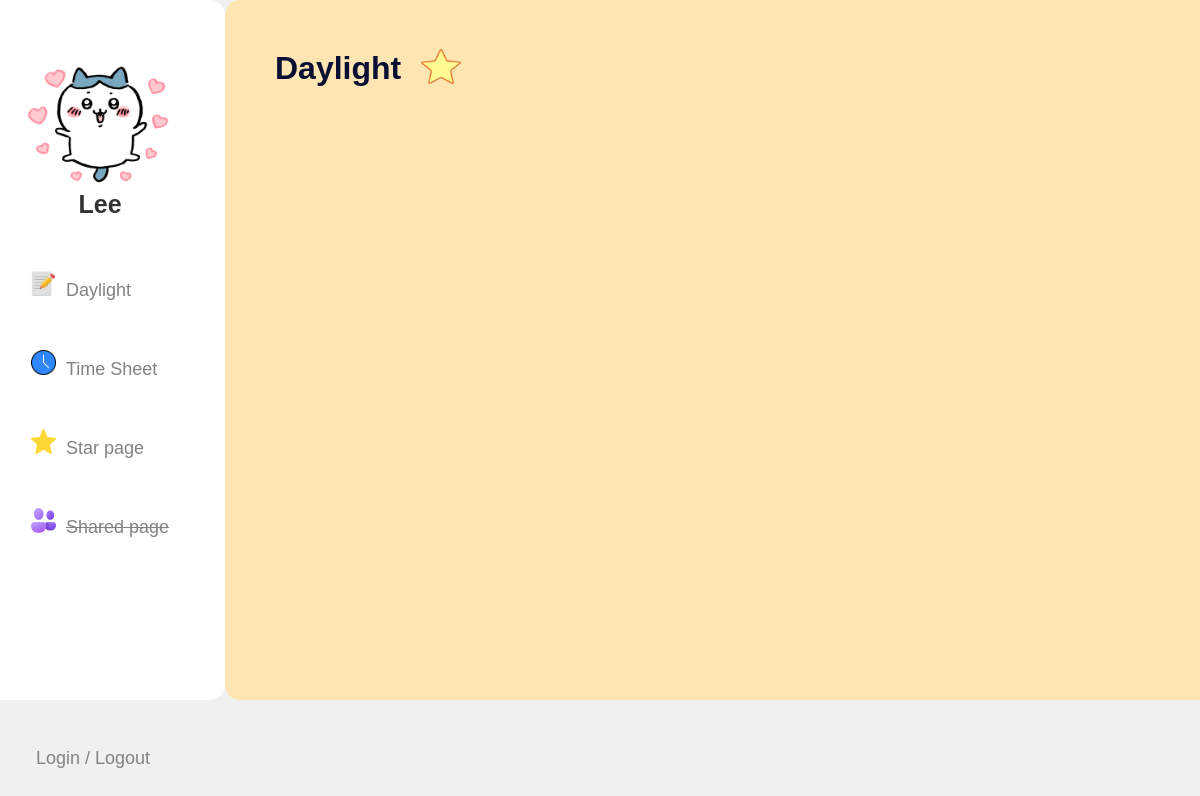
Page /starpage/ on the earlier database version.
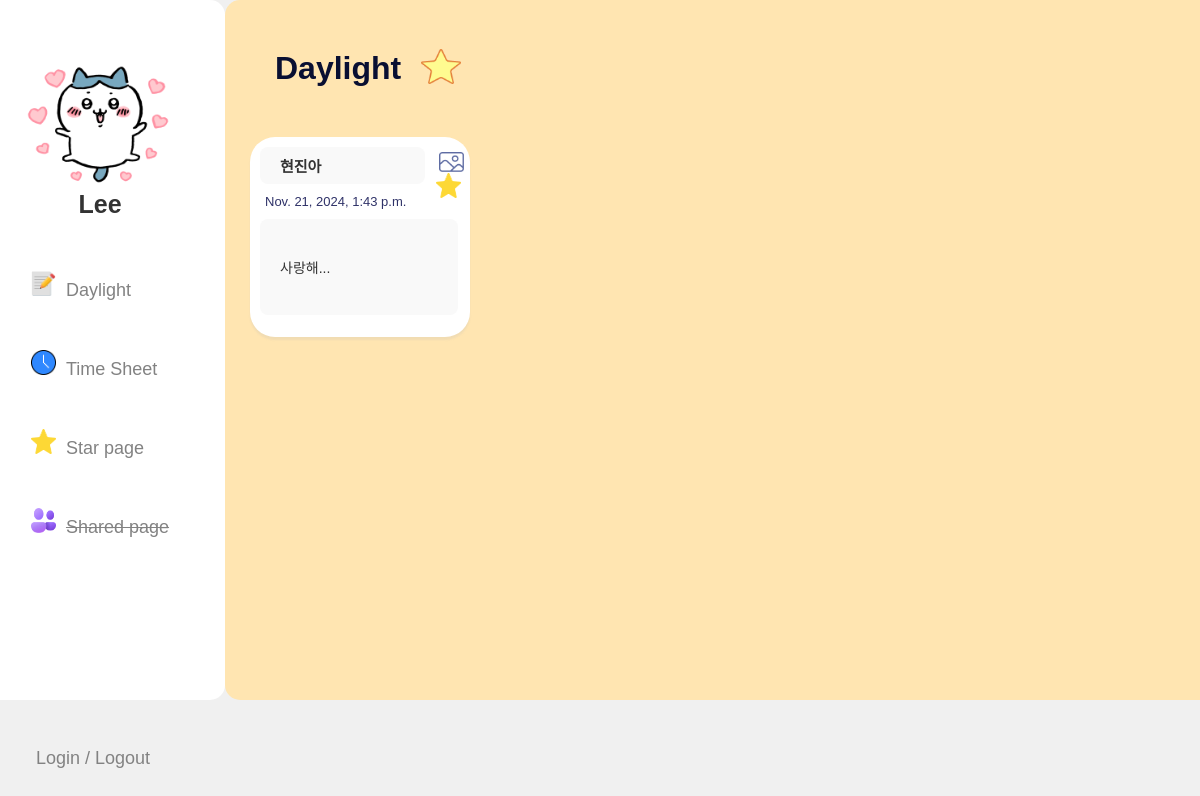
Same page on the later database version.
### dl/models.py (models this page shows)
class Todo(models.Model):
    content = models.CharField(max_length=255)
    text_content = models.TextField(default='')
    image = models.ImageField(upload_to=custom_upload_to, null=True, blank=True, verbose_name='todo_image')
    time = models.DateTimeField(default=datetime.combine(datetime.today(), time(0, 0)))  # 시간을 저장할 경우 TimeField 사용
    star = models.BooleanField(default=False, null=False)
    done = models.BooleanField(default=False, null=False)

### dl/views.py (the view)
# urls.py: path('starpage/', views.starpage, name='starpage'),
def starpage(request):
    todos = Todo.objects.filter(star=True)
    content = {'todos': todos}
    return render(request, 'Table/starpage.html', content)

### dl/templates/Table/starpage.html (shortened to what this page needs)
{% load static %}
<!DOCTYPE html>
<html lang="ko">
<head>
    <link rel="stylesheet" href="{% static 'Table/star.css' %}">
</head>
<body>
    <div class="container">
        <div class="box white-box">
            <img src="{% static 'chikawa.png' %}" width="150px" height="130px">
            <div class="name">Lee</div>
            <ul class="custom-list">
                <li><a href="{% url 'main' %}"><img src="{% static 'memo.png' %}" alt="memo" style="width: 25px; height: 25px;">Daylight</a></li>
                <li><a href="{% url 'timesheet' %}"><img src="{% static 'time.png' %}" alt="time" style="width: 25px; height: 25px;">Time Sheet</a></li>
                <li><a href="{% url 'starpage' %}"><img src="{% static 'button_star.png' %}" alt="star" style="width: 25px; height: 25px;">Star page</a></li>
                <li><a href="{% url 'sharedPage' %}"><img src="{% static 'people.png' %}" alt="people" style="width: 25px; height: 25px;"><span>Shared page</span></a></li>
            </ul>
            <a href="{% url 'loginsheet' %}">
                <button class="login-button">
                    Login / Logout
                </button>
            </a>
        </div>
        <div class="box gray-box">
            <div class="header-top">
                <h1>Daylight</h1>
                <div class="notice">
                    <div class="star"><img src="{% static 'border_star.png' %}" alt="star" style="width: 40px; height: 35px;"></div>
                </div>
            </div>
            <div class="TodoList">
                <div class="table">
                    {% for todo in todos %}
                    <form action="./deleteTodo/" method="GET">
                        <div class="table-box">
                            <div class="table-box2">
                                <div class="headG">
                                    <input id="todoTable" name="todoTable" type="text" value="{{ todo.content }}" >
                                    {% if todo.image %}
                                    <img src="{% static 'imgeee.png' %}" name="imgeee" width="25px" height="20px" class="imgeee">
                                    {% endif %}
                                </div>
                                {% if todo.time %}
                                <p class="todo-time">{{ todo.time }}</p>
                                {% endif %}
                            <input id="todoText" name="todoText" type="text" value="{{ todo.text_content }}" disabled>
                            </div>
                            <div class="buttondiv">
                    </form>
                        <form action="./Delete_Star/" method="POST">
                            <button type="submit" class="btn-star"><img src="{% static 'button_star.png' %}" alt="star" style="width: 25px; height: 25px;"></button>
                        </form>
                    </div>
                    </div>
                        {% endfor %}
                </div>
            </div>
            </div>
        </div>
</body>
</html>

Differences in the rows shown:
now on this page (row edited): Todo: todoTable "현진아", time "Nov. 21, 2024, 1:43 p.m.", todoText "사랑해..."
